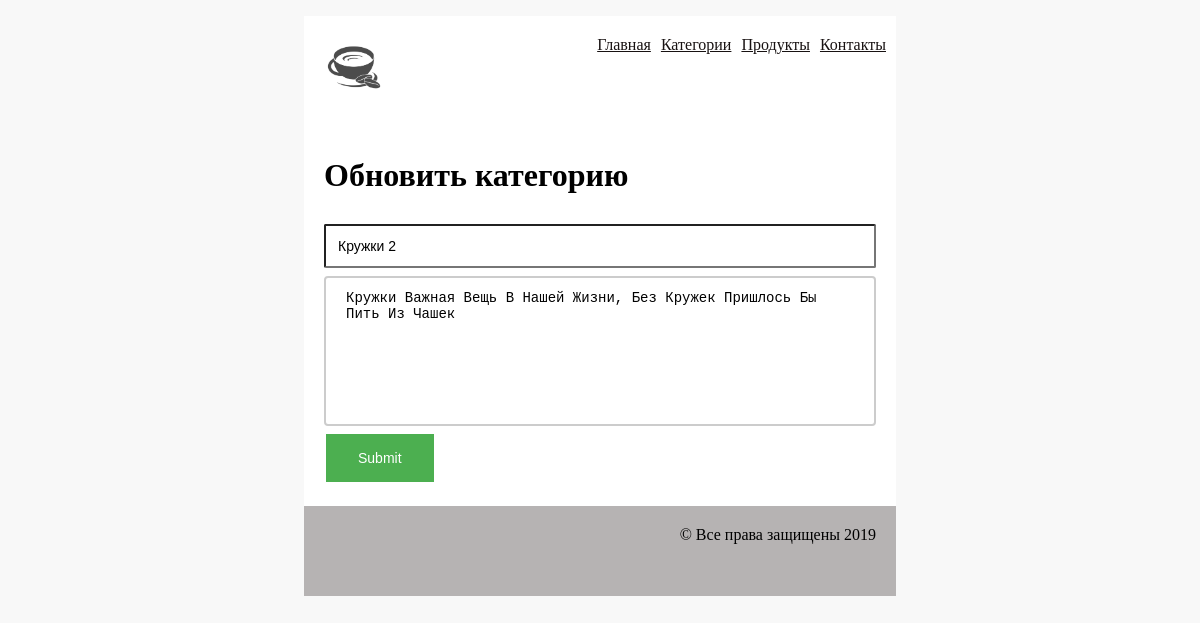
Page /category/1/update/ on the committed database.
### products/models/ProductCategory.py (models this page shows, shortened)
class ProductCategory(models.Model):
    name = models.CharField(verbose_name='имя продукта', max_length=128, unique=True)
    description = models.TextField(verbose_name='описание продукта', blank=True)

### products/views/category.py (the view)
class CategoryUpdate (UpdateView):
    model = ProductCategory
    template_name = 'category/update.html'
    fields = ['name','description']
    success_url = reverse_lazy('category:list')

### products/templates/category/update.html
{% extends "mainapp/base.html" %}
{% load staticfiles %}
{% block content %}
<div class='content'>
    <h1>Обновить категорию</h1>
    {% include "components/form.html" %}
</div>
{% endblock content %}

### mainapp/templates/components/form.html (shortened to what this page needs)
<form method="POST" enctype="multipart/form-data">
    {% for field in form %}
    <div>
        {{ field }}
    </div>
    {% endfor %}
    <input type="submit">
</form>

### mainapp/static/css/style.css (style rules this page uses)
body { background-color: #f8f8f8; }
textarea { width: 100%; height: 150px; padding: 12px 20px; box-sizing: border-box; border: 2px solid #ccc; border-radius: 4px; resize: none; font-size: 14px; text-transform: capitalize; }
input[type=submit] { background-color: #4CAF50; border: none; color: white; padding: 16px 32px; margin: 4px 2px; font-size: 14px; }
input[type=text], input[type=email] { width: 100%; padding: 12px 12px; margin: 8px 0px; box-sizing: border-box; font-size: 14px; border-radius: 2px; color: black; }
input[type=text] { text-transform: capitalize; }
.content { background-color: #fff; padding: 20px; }

### rows in the picture
ProductCategory: form "Кружки 2" "Кружки важная вещь в нашей жизни, без кружек пришлось бы пить из чашек"
